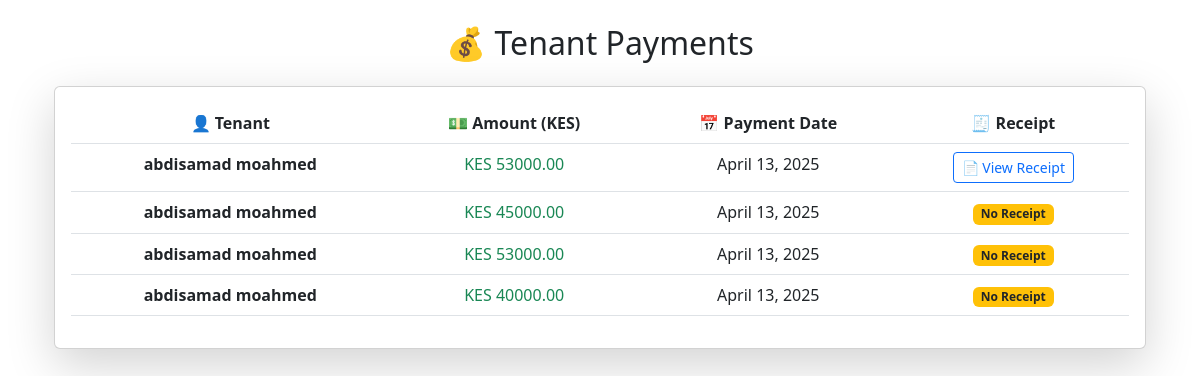
/payments/tenant/3/ (signed in), run on the app's committed database.
### users/models.py (models this page shows, shortened)
class Payment(models.Model):
    tenant = models.ForeignKey('Tenant', on_delete=models.CASCADE)
    payment_date = models.DateField(default=timezone.now)
    amount_paid = models.DecimalField(max_digits=10, decimal_places=2)
    receipt = models.FileField(upload_to="receipts/", blank=True, null=True)
    PAYMENT_METHODS = [
        ('M-Pesa', 'M-Pesa'),
        ('Bank', 'Bank Transfer'),
        ('Cash', 'Cash'),
    ]
    payment_method = models.CharField(max_length=10, choices=PAYMENT_METHODS)
    STATUS_CHOICES = [
        ('Paid', 'Paid'),
        ('Pending', 'Pending'),
        ('Overdue', 'Overdue'),
    ]
    status = models.CharField(max_length=10, choices=STATUS_CHOICES, default='Pending')

class Tenant(models.Model):
    name = models.CharField(max_length=255)
    email = models.EmailField(unique=True)
    phone = models.CharField(max_length=20)
    property = models.ForeignKey(Property, related_name='tenants', on_delete=models.CASCADE,blank=True,null=True)
    move_in_date = models.DateField()
    rent_amount = models.DecimalField(max_digits=10, decimal_places=2)
    id_document = models.FileField(upload_to='tenant_documents/', blank=True, null=True)
    unit_number = models.CharField(max_length=50, blank=True, null=True)

### users/views.py (the view)
# urls.py: path('payments/tenant/<int:tenant_id>/', tenant_payments, name='tenant_payments'),  # View payments for a specific tenant
@login_required
def tenant_payments(request, tenant_id):
    tenant = get_object_or_404(Tenant, id=tenant_id)
    payments = Payment.objects.filter(tenant=tenant)
    return render(request, 'tenant/tenant_payments.html', {'payments': payments, 'tenant': tenant})

### users/templates/tenant/tenant_payments.html
{% extends "users/base.html" %}
{% block content %}
<div class="container mt-4">
    <h2 class="text-center mb-4">💰 Tenant Payments</h2>
    <div class="card shadow-lg p-3 bg-white rounded">
        <div class="table-responsive">
            <table class="table table-hover text-center">
                <thead class="bg-dark text-white">
                    <tr>
                        <th>👤 Tenant</th>
                        <th>💵 Amount (KES)</th>
                        <th>📅 Payment Date</th>
                        <th>🧾 Receipt</th>
                    </tr>
                </thead>
                <tbody>
                    {% for payment in payments %}
                    <tr>
                        <td class="fw-bold">{{ payment.tenant.name }}</td>
                        <td class="text-success">KES {{ payment.amount_paid|floatformat:2 }}</td>
                        <td>{{ payment.payment_date|date:"F d, Y" }}</td>
                        <td>
                            {% if payment.receipt %}
                                <a href="{{ payment.receipt.url }}" class="btn btn-outline-primary btn-sm" target="_blank">
                                    📄 View Receipt
                                </a>
                            {% else %}
                                <span class="badge bg-warning text-dark">No Receipt</span>
                            {% endif %}
                        </td>
                    </tr>
                    {% empty %}
                    <tr>
                        <td colspan="4" class="text-muted">No payments recorded.</td>
                    </tr>
                    {% endfor %}
                </tbody>
            </table>
        </div>
    </div>
</div>
{% endblock %}

### data on the page
Payment: tenant.name "abdisamad moahmed", amount_paid "53000.00", payment_date "April 13, 2025"
Payment: tenant.name "abdisamad moahmed", amount_paid "45000.00", payment_date "April 13, 2025", receipt "No Receipt"
Payment: tenant.name "abdisamad moahmed", amount_paid "53000.00", payment_date "April 13, 2025", receipt "No Receipt"
Payment: tenant.name "abdisamad moahmed", amount_paid "40000.00", payment_date "April 13, 2025", receipt "No Receipt"
